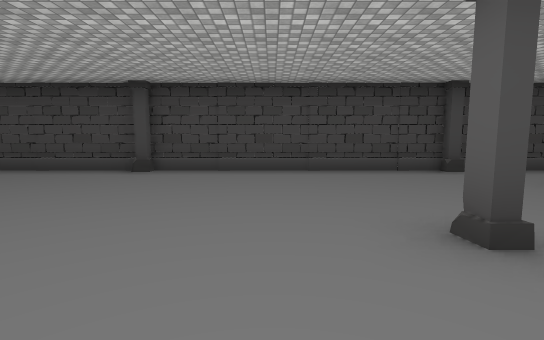
[1] (above)

24 first-person views from a walk through a Unity game level. The camera is 1.4 m above the floor, tilts 6° down and sees 85° across. The floor is counted in squares, 2 m on a side. Each view is taken from the middle of a square. On the plan, view 1 faces up. The plan holds only what a view shows up to about 10 squares ahead; the rest is blank. The player character is not drawn. Door leaves are left out, so doorways stand open. Some surface patterns are stand-ins.

[2]
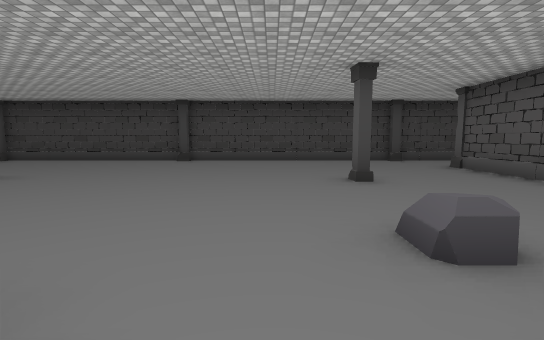

[3]
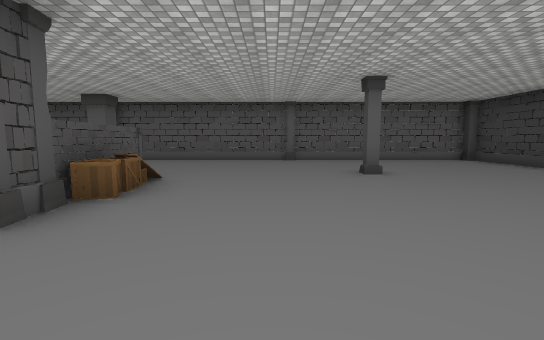

[4]
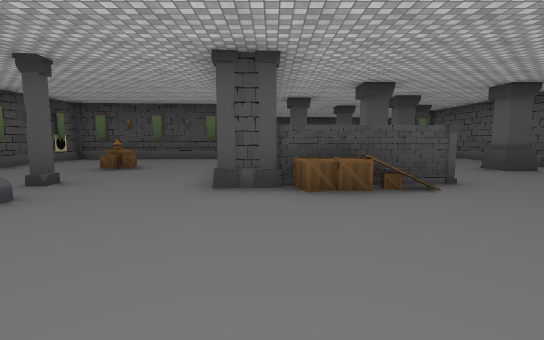

[5]
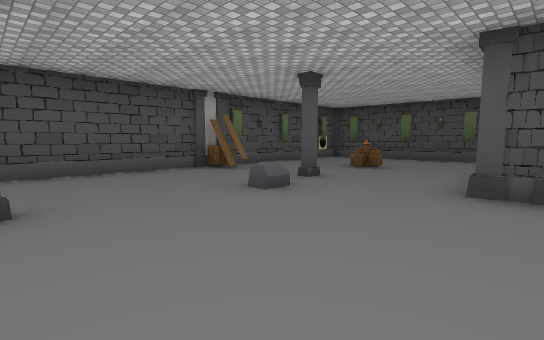

[6]
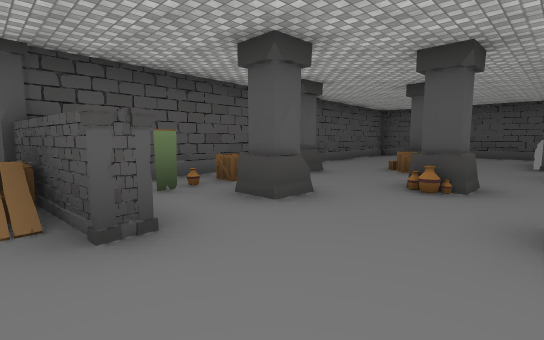

[7]
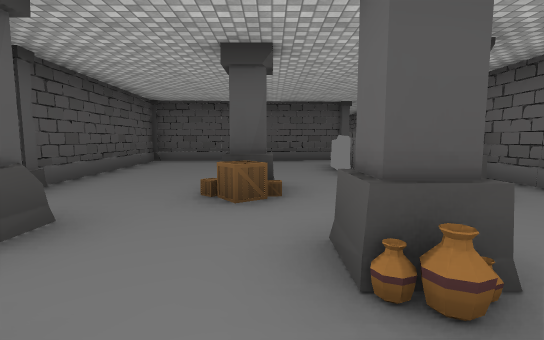

[8]
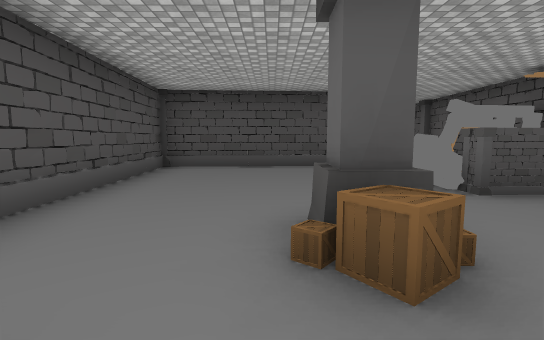

[9]
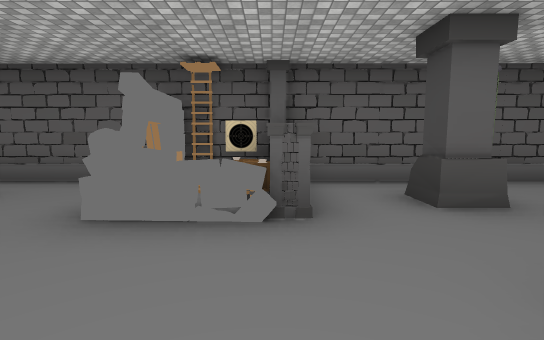

[10]
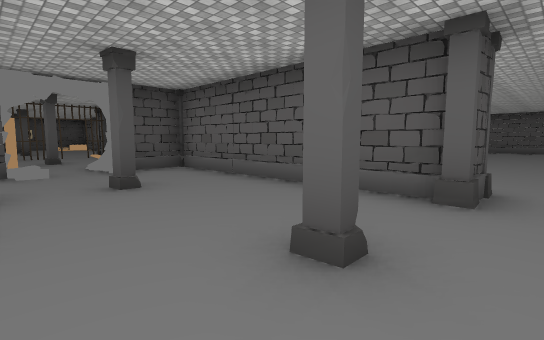

[11]
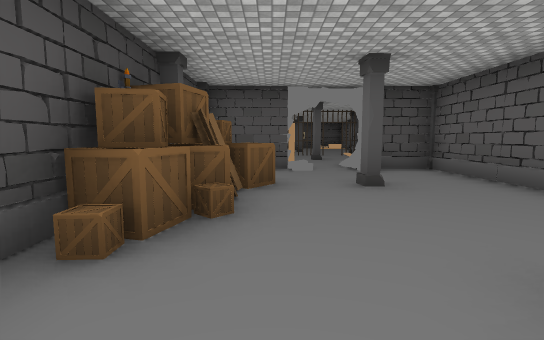

[12]
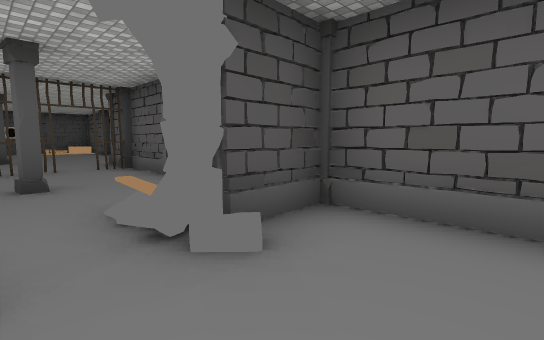

[13]
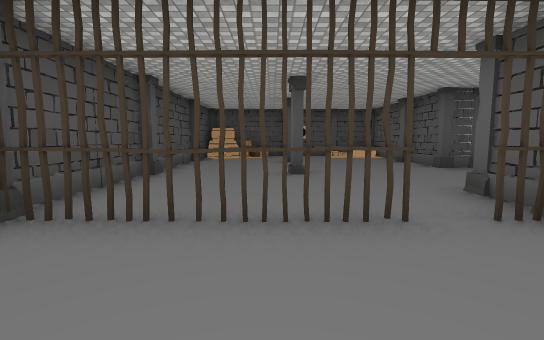

[14]
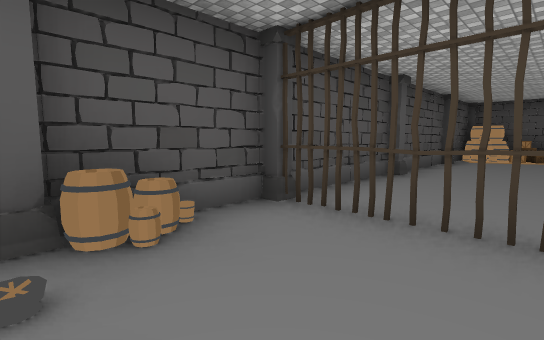

[15]
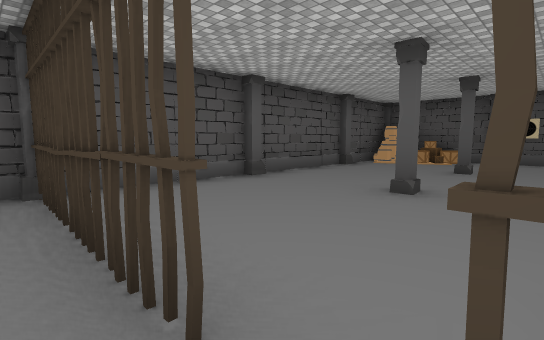

[16]
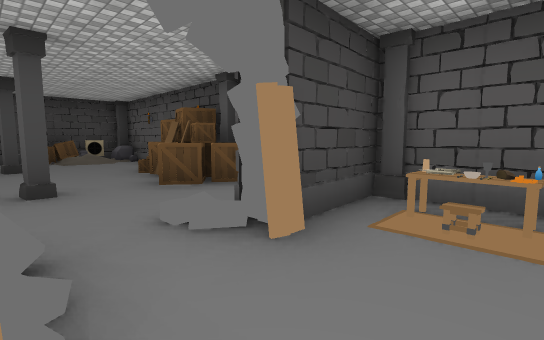

[17]
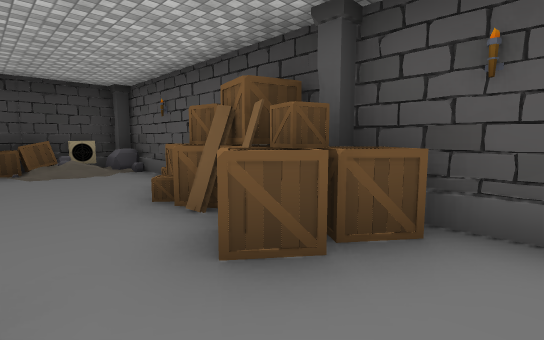

[18]
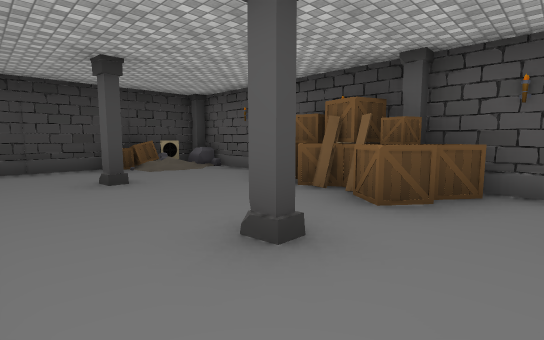

[19]
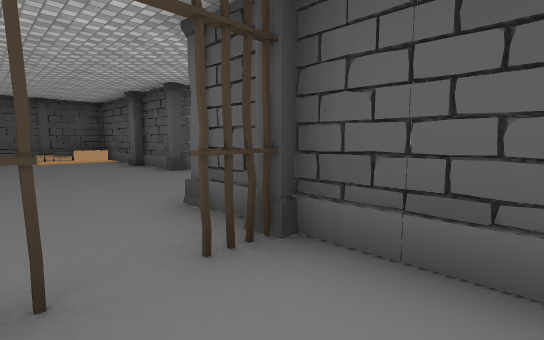

[20]
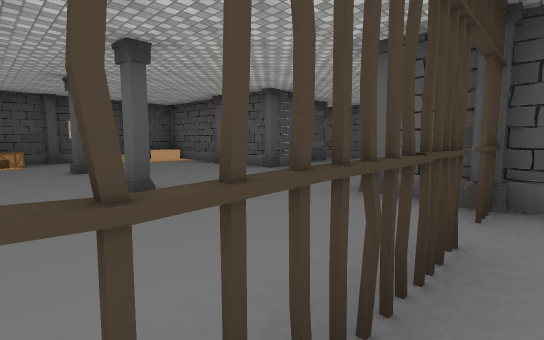

[21]
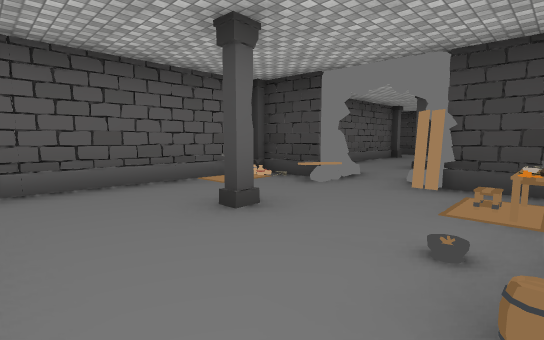

[22]
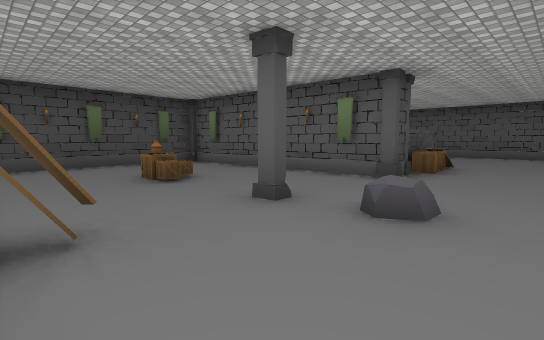

[23]
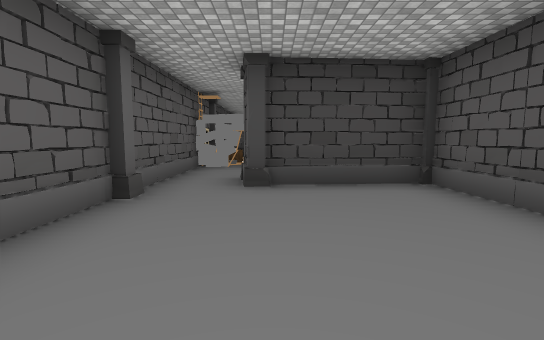

[24]
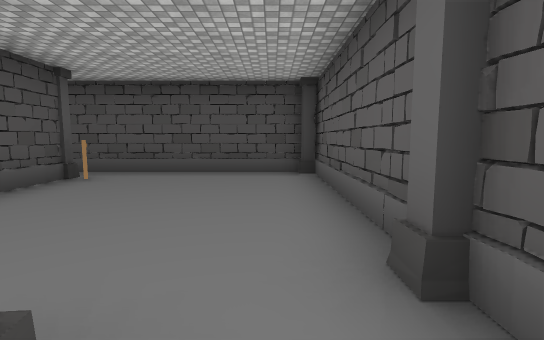

### Floor plan
Points are (right, up) in squares from view 1. A wall is a line through its corners. A room is listed if a view was taken in it or the views show most of it. See-through windows are left out.
Room 1 (views 1, 2, 3, 4, 5, 6, 7, 8, 9, 10, 11, 12, 13, 14, 15, 16, 17, 18, 19, 20, 21, 22, 23, 24)
walls: (-1.3, -2.4) (-0.9, -7.5); (-1.7, -6.5) (-1.9, -4.1); (-3.1, -4.1) (-3.1, -3.6); (-0.4, -8.4) (3.6, -8.1); (-4.7, -2.6) (-2.1, -2.4); (4.5, -1.4) (4.5, 3.4); (5.3, -4.4) (5.3, -7.4) (6.2, -7.4); (4.6, -7.4) (4.6, -4.4); (5.5, -1.8) (6.6, -1.7); (6.9, -2.6) (5.5, -2.7); (6.8, -7.4) (10.6, -7.5) (10.6, -5.3); (5.3, 3.6) (5.3, -1.6); (-1.3, -13.4) (-1.6, -9.3); (10.6, -3.9) (10.6, -3.4); (10.5, -0.9) (10.5, 0.6); (-3.6, -14.5) (-1.5, -14.4); (3.8, 6.6) (-8.5, 6.3); (10.5, 1.1) (10.5, 6.3); (-6.5, -14.7) (-5.5, -14.7); (-5.4, -15.4) (-6.6, -15.5); (-8.8, 5.5) (-8.9, -10.5); (-8.9, -13.5) (-8.9, -20.4); (-4.5, -16.7) (-4.5, -15.6); (10, 6.4) (9.4, 6.4); (10.4, 6.7) (4, 6.6); (-4.4, -19.4) (-4.4, -18.8); (-8.5, -21.3) (-3.8, -21.3)
objects: column (-9, -21); column (-9, -16); other object (-9, -13); other object (-9, -12); other object (-9, -5); column (-9, 1); column (-9, 6); other object (-8, -14); other object (-8, -13); other object (-8, -12); box (-8, -10); column (-7, -16); column (-7, -15); other object (-7, -13); other object (-7, -12); other object (-7, -11); column (-7, -10); column (-7, -9); column (-7, -5); other object (-6, -12); column (-6, -11); column (-6, -7) to (-6, -6); other object (-5, -20); column (-5, -15); column (-5, -9); box (-5, -8); column (-5, -3); column (-5, 2); column (-4, -20); column (-4, -5); other object (-4, -2); column (-3, -7); box (-3, -5); box (-3, -2); column (-3, 6); other object (-2, -9); column (-2, -2); column (-1, -8); column (-1, -2); box (1, -5); column (1, -3); rock (1, -1); column (1, 2); other object (2, -6); box (2, -5); column (4, -8); box (4, -2); column (4, 6); column (5, -8); column (5, -3); column (5, -2); column (5, 4); column (7, -5); other object (7, -2); column (7, 0); column (7, 4); other object (8, -2); box (8, 6); column (9, -5); other object (9, -4); plank (9, -3); plank (9, -2); other object (9, -1); box (9, 0); box (9, 1); box (9, 6); column (10, -8); barrel (10, -6); other object (10, -4); other object (10, -3); other object (10, -2) to (11, -2); box (10, 0); column (10, 1); box (10, 2); box (10, 3); column (10, 5); rock (10, 6); column (11, -3)

Positions as (right, up) in squares from view 1, and headings:
1: (0, 0), facing up
2: (0, -3), facing up
3: (1, 0), facing left
4: (-2, 2), facing down
5: (-2, 2), facing down-right
6: (-7, -2), facing down-right
7: (-5, -5), facing down
8: (-4, -7), facing down
9: (-4, -11), facing left
10: (9, 5), facing down-left
11: (9, 5), facing down
12: (8, 0), facing down-left
13: (8, -5), facing down
14: (8, -5), facing down-right
15: (6, -7), facing down-right
16: (7, -4), facing up-right
17: (8, -1), facing up-right
18: (6, -1), facing up-right
19: (7, -6), facing down-left
20: (9, -7), facing down-left
21: (10, -7), facing up-left
22: (4, 0), facing down-left
23: (-7, -20), facing up
24: (-8, -15), facing down
